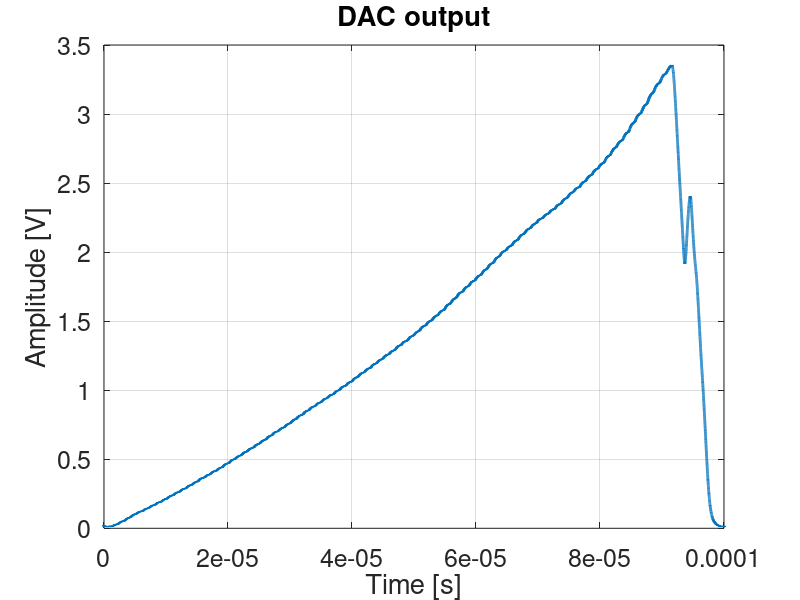
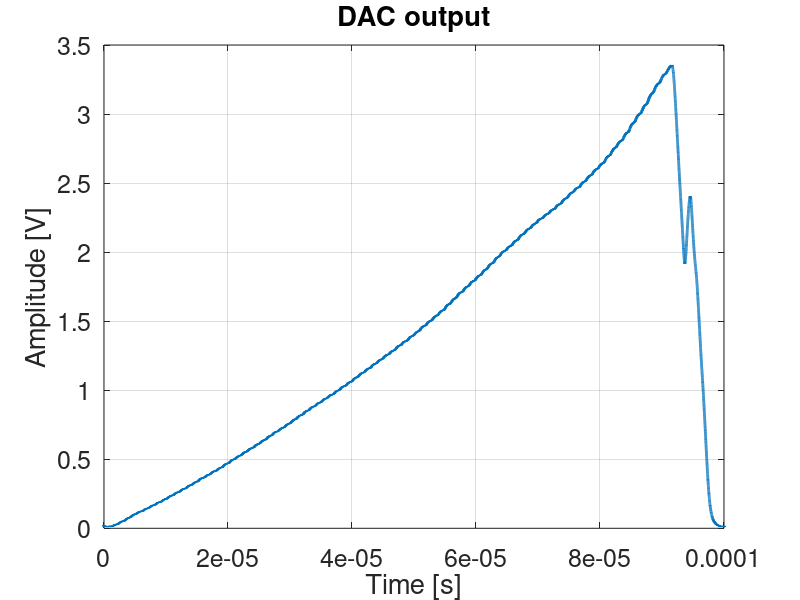

Write the MATLAB code that produced these figures, in order.
load('DACout.mat')

DACout(:,1) = DACout(:,1)+2.348e-5;
DACout(:,2) = DACout(:,2)*10;

figure;
plot(DACout(:,1),DACout(:,2),'linewidth',2);

grid on
title('DAC output')
xlabel('Time [s]')
ylabel('Amplitude [V]');
set(gcf, 'color', 'w')
set(gca, 'fontsize', 18)

xlim([0 100e-6])


print('DACout','-depsc')
savefig('DACout')